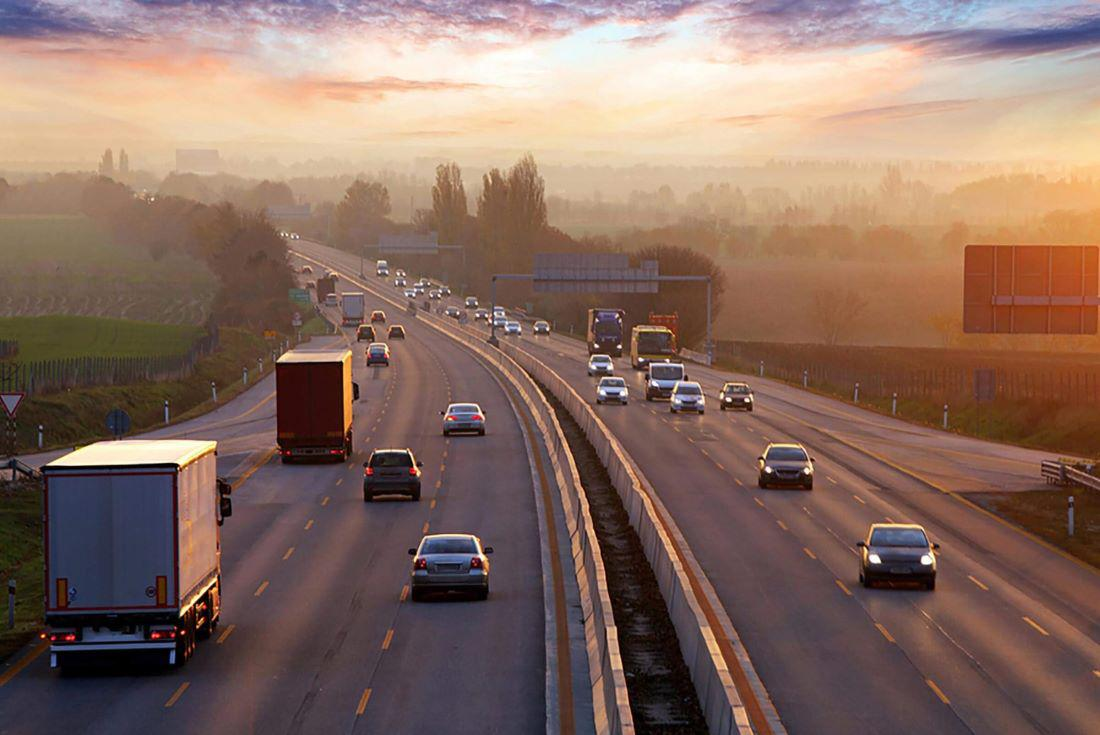
#> input picture assets/highway.jpg, 1100 x 735 px
$ python ML.py
#> lines starting #> are read from the running program, lines starting #| are printed output that depends on the picture; after the words box and inside, x2 and y2 are one past the last pixel; in counts of white or black regions, pixels touching at a corner belong together
import cv2 as cv
import numpy as np

img = cv.imread('assets/highway.jpg', -1)
#> img is the input picture: shape (735, 1100, 3); mean B, G, R 98.3, 109.4, 136.2


# .shape returns basic image data such as height, width and channels if image is 3d(rgb) in a tuple like (1920, 1080, 3).

print(img.shape)
#| (735, 1100, 3)

# Create a black line for top half of image
# for row in range(350):
#     for pixelColumn in range(img.shape[1]):
#         img[row][pixelColumn] = [0, 0, 255]


copy = img[400:700, 0: 300]
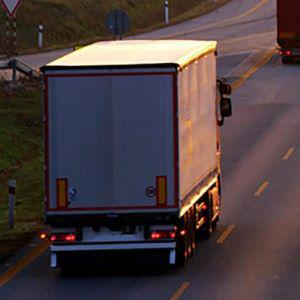
#> copy: shape (300, 300, 3); mean B, G, R 63.7, 61.1, 74.7
upsidedown = []


# Flip image upside down

for row in range(299, 0, -1):
    # print(row)
    upsidedown.append(copy[row])
#> after the loop, upsidedown = 299 items


# print(copy[299][0][0])
# print(upsidedown)
img[250:549, 350:650] = upsidedown
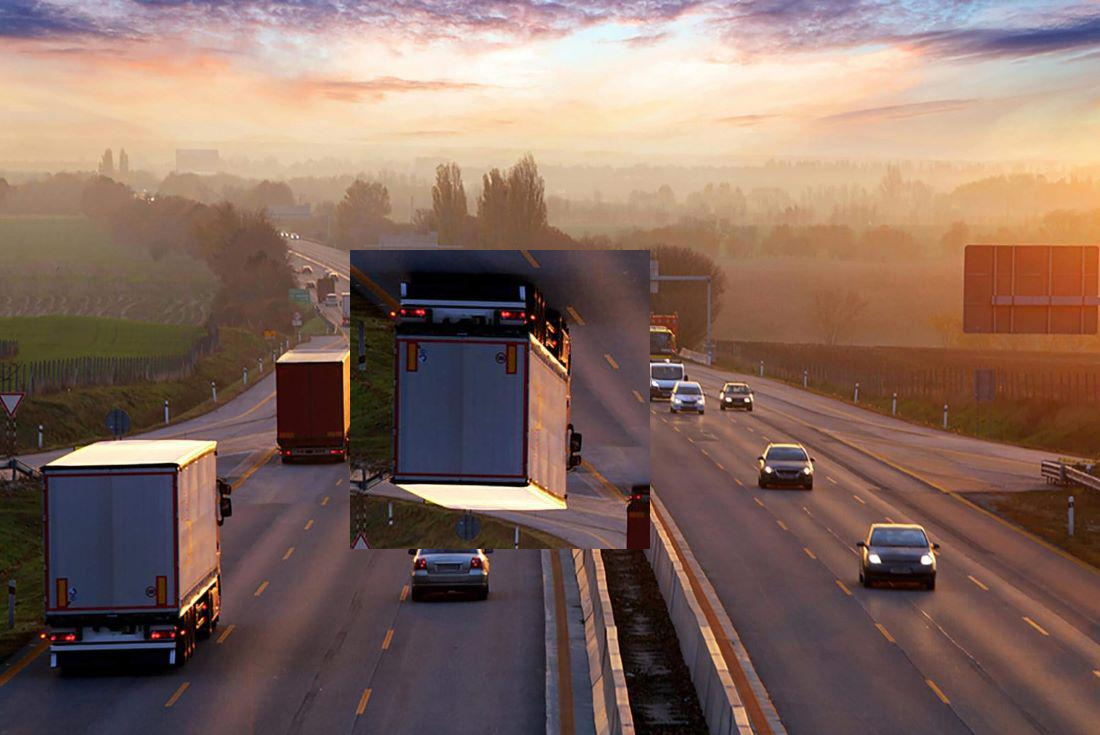
#> img: shape (735, 1100, 3); 11.09% of pixels changed, all inside (x1, y1, x2, y2) = (350, 250, 650, 549)


# print()


cv.imshow('balllllz ', img)

cv.waitKey(0)

cv.destroyAllWindows()
